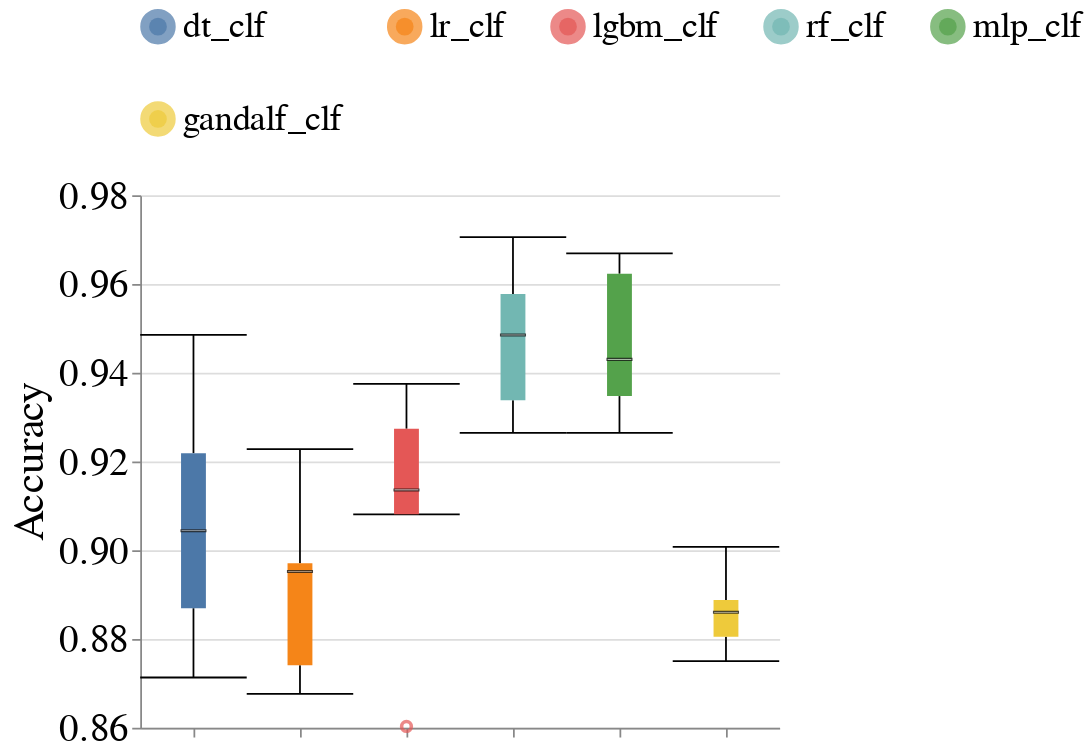

Write notebook code for a chart like this one.
### Markdown cell above
### Overall Metrics

### Code cell
create_box_plots_for_diff_baseline_models(dataset_name=DATASET_NAME,
                                          metric_name='Accuracy',
                                          db_client=db_client)

### Figure 1 — Vega-Lite specification as saved in the notebook (floating-point values rounded to 4 significant figures)
{"config": {"view": {"continuousWidth": 400, "continuousHeight": 300, "stroke": null}, "axis": {"labelFontSize": 22, "labelFontWeight": "normal", "titleFontSize": 24, "titleFontWeight": "normal"}, "facet": {"spacing": 10}, "header": {"labelFontSize": 20, "labelOrient": "bottom", "labelPadding": 5, "titleFontSize": 20}, "legend": {"columns": 5, "direction": "horizontal", "labelFontSize": 20, "labelLimit": 400, "orient": "top", "symbolStrokeWidth": 10, "titleAnchor": "middle", "titleFontSize": 22, "titleLimit": 300}, "title": {"fontSize": 20}}, "data": {"name": "data-25c6c976b960c5e12f35c9b118a9d569"}, "mark": {"type": "boxplot", "median": {"stroke": "black", "strokeWidth": 0.7}, "ticks": true}, "encoding": {"color": {"field": "Model_Name", "sort": ["dt_clf", "lr_clf", "lgbm_clf", "rf_clf", "mlp_clf"], "title": null, "type": "nominal"}, "x": {"axis": {"labels": false}, "field": "Model_Name", "sort": ["dt_clf", "lr_clf", "lgbm_clf", "rf_clf", "mlp_clf"], "title": null, "type": "nominal"}, "y": {"field": "Metric_Value", "scale": {"zero": false}, "title": "Accuracy", "type": "quantitative"}}, "width": 360, "$schema": "https://vega.github.io/schema/vega-lite/v4.17.0.json", "datasets": {"data-25c6c976b960c5e12f35c9b118a9d569": [{"Dataset_Name": "diabetes", "Null_Imputer_Name": "baseline", "Virny_Random_State": 100, "Model_Name": "dt_clf", "Subgroup": "overall", "Metric": "Accuracy", "Metric_Value": 0.8713}, {"Dataset_Name": "diabetes", "Null_Imputer_Name": "baseline", "Virny_Random_State": 200, "Model_Name": "dt_clf", "Subgroup": "overall", "Metric": "Accuracy", "Metric_Value": 0.9485}, {"Dataset_Name": "diabetes", "Null_Imputer_Name": "baseline", "Virny_Random_State": 300, "Model_Name": "dt_clf", "Subgroup": "overall", "Metric": "Accuracy", "Metric_Value": 0.9191}, {"Dataset_Name": "diabetes", "Null_Imputer_Name": "baseline", "Virny_Random_State": 400, "Model_Name": "dt_clf", "Subgroup": "overall", "Metric": "Accuracy", "Metric_Value": 0.8897}, {"Dataset_Name": "diabetes", "Null_Imputer_Name": "baseline", "Virny_Random_State": 100, "Model_Name": "lr_clf", "Subgroup": "overall", "Metric": "Accuracy", "Metric_Value": 0.8676}, {"Dataset_Name": "diabetes", "Null_Imputer_Name": "baseline", "Virny_Random_State": 500, "Model_Name": "dt_clf", "Subgroup": "overall", "Metric": "Accuracy", "Metric_Value": 0.886}, {"Dataset_Name": "diabetes", "Null_Imputer_Name": "baseline", "Virny_Random_State": 600, "Model_Name": "dt_clf", "Subgroup": "overall", "Metric": "Accuracy", "Metric_Value": 0.9228}, {"Dataset_Name": "diabetes", "Null_Imputer_Name": "baseline", "Virny_Random_State": 200, "Model_Name": "lr_clf", "Subgroup": "overall", "Metric": "Accuracy", "Metric_Value": 0.8971}, {"Dataset_Name": "diabetes", "Null_Imputer_Name": "baseline", "Virny_Random_State": 300, "Model_Name": "lr_clf", "Subgroup": "overall", "Metric": "Accuracy", "Metric_Value": 0.8971}, {"Dataset_Name": "diabetes", "Null_Imputer_Name": "baseline", "Virny_Random_State": 400, "Model_Name": "lr_clf", "Subgroup": "overall", "Metric": "Accuracy", "Metric_Value": 0.8676}, {"Dataset_Name": "diabetes", "Null_Imputer_Name": "baseline", "Virny_Random_State": 500, "Model_Name": "lr_clf", "Subgroup": "overall", "Metric": "Accuracy", "Metric_Value": 0.9228}, {"Dataset_Name": "diabetes", "Null_Imputer_Name": "baseline", "Virny_Random_State": 600, "Model_Name": "lr_clf", "Subgroup": "overall", "Metric": "Accuracy", "Metric_Value": 0.8934}, {"Dataset_Name": "diabetes", "Null_Imputer_Name": "baseline", "Virny_Random_State": 100, "Model_Name": "mlp_clf", "Subgroup": "overall", "Metric": "Accuracy", "Metric_Value": 0.9265}, {"Dataset_Name": "diabetes", "Null_Imputer_Name": "baseline", "Virny_Random_State": 100, "Model_Name": "rf_clf", "Subgroup": "overall", "Metric": "Accuracy", "Metric_Value": 0.9265}, {"Dataset_Name": "diabetes", "Null_Imputer_Name": "baseline", "Virny_Random_State": 200, "Model_Name": "rf_clf", "Subgroup": "overall", "Metric": "Accuracy", "Metric_Value": 0.9706}, {"Dataset_Name": "diabetes", "Null_Imputer_Name": "baseline", "Virny_Random_State": 100, "Model_Name": "lgbm_clf", "Subgroup": "overall", "Metric": "Accuracy", "Metric_Value": 0.8603}, {"Dataset_Name": "diabetes", "Null_Imputer_Name": "baseline", "Virny_Random_State": 400, "Model_Name": "mlp_clf", "Subgroup": "overall", "Metric": "Accuracy", "Metric_Value": 0.9375}, {"Dataset_Name": "diabetes", "Null_Imputer_Name": "baseline", "Virny_Random_State": 200, "Model_Name": "mlp_clf", "Subgroup": "overall", "Metric": "Accuracy", "Metric_Value": 0.9669}, {"Dataset_Name": "diabetes", "Null_Imputer_Name": "baseline", "Virny_Random_State": 300, "Model_Name": "rf_clf", "Subgroup": "overall", "Metric": "Accuracy", "Metric_Value": 0.9522}, {"Dataset_Name": "diabetes", "Null_Imputer_Name": "baseline", "Virny_Random_State": 300, "Model_Name": "mlp_clf", "Subgroup": "overall", "Metric": "Accuracy", "Metric_Value": 0.9485}, {"Dataset_Name": "diabetes", "Null_Imputer_Name": "baseline", "Virny_Random_State": 400, "Model_Name": "rf_clf", "Subgroup": "overall", "Metric": "Accuracy", "Metric_Value": 0.9301}, {"Dataset_Name": "diabetes", "Null_Imputer_Name": "baseline", "Virny_Random_State": 200, "Model_Name": "lgbm_clf", "Subgroup": "overall", "Metric": "Accuracy", "Metric_Value": 0.9375}, {"Dataset_Name": "diabetes", "Null_Imputer_Name": "baseline", "Virny_Random_State": 500, "Model_Name": "rf_clf", "Subgroup": "overall", "Metric": "Accuracy", "Metric_Value": 0.9596}, {"Dataset_Name": "diabetes", "Null_Imputer_Name": "baseline", "Virny_Random_State": 500, "Model_Name": "mlp_clf", "Subgroup": "overall", "Metric": "Accuracy", "Metric_Value": 0.9669}, {"Dataset_Name": "diabetes", "Null_Imputer_Name": "baseline", "Virny_Random_State": 600, "Model_Name": "rf_clf", "Subgroup": "overall", "Metric": "Accuracy", "Metric_Value": 0.9449}, {"Dataset_Name": "diabetes", "Null_Imputer_Name": "baseline", "Virny_Random_State": 600, "Model_Name": "mlp_clf", "Subgroup": "overall", "Metric": "Accuracy", "Metric_Value": 0.9338}, {"Dataset_Name": "diabetes", "Null_Imputer_Name": "baseline", "Virny_Random_State": 300, "Model_Name": "lgbm_clf", "Subgroup": "overall", "Metric": "Accuracy", "Metric_Value": 0.9301}, {"Dataset_Name": "diabetes", "Null_Imputer_Name": "baseline", "Virny_Random_State": 400, "Model_Name": "lgbm_clf", "Subgroup": "overall", "Metric": "Accuracy", "Metric_Value": 0.9081}, {"Dataset_Name": "diabetes", "Null_Imputer_Name": "baseline", "Virny_Random_State": 500, "Model_Name": "lgbm_clf", "Subgroup": "overall", "Metric": "Accuracy", "Metric_Value": 0.9191}, {"Dataset_Name": "diabetes", "Null_Imputer_Name": "baseline", "Virny_Random_State": 600, "Model_Name": "lgbm_clf", "Subgroup": "overall", "Metric": "Accuracy", "Metric_Value": 0.9081}, {"Dataset_Name": "diabetes", "Null_Imputer_Name": "baseline", "Virny_Random_State": 100, "Model_Name": "gandalf_clf", "Subgroup": "overall", "Metric": "Accuracy", "Metric_Value": 0.875}, {"Dataset_Name": "diabetes", "Null_Imputer_Name": "baseline", "Virny_Random_State": 200, "Model_Name": "gandalf_clf", "Subgroup": "overall", "Metric": "Accuracy", "Metric_Value": 0.9007}, {"Dataset_Name": "diabetes", "Null_Imputer_Name": "baseline", "Virny_Random_State": 300, "Model_Name": "gandalf_clf", "Subgroup": "overall", "Metric": "Accuracy", "Metric_Value": 0.8787}, {"Dataset_Name": "diabetes", "Null_Imputer_Name": "baseline", "Virny_Random_State": 400, "Model_Name": "gandalf_clf", "Subgroup": "overall", "Metric": "Accuracy", "Metric_Value": 0.8897}, {"Dataset_Name": "diabetes", "Null_Imputer_Name": "baseline", "Virny_Random_State": 500, "Model_Name": "gandalf_clf", "Subgroup": "overall", "Metric": "Accuracy", "Metric_Value": 0.886}, {"Dataset_Name": "diabetes", "Null_Imputer_Name": "baseline", "Virny_Random_State": 600, "Model_Name": "gandalf_clf", "Subgroup": "overall", "Metric": "Accuracy", "Metric_Value": 0.886}]}}
